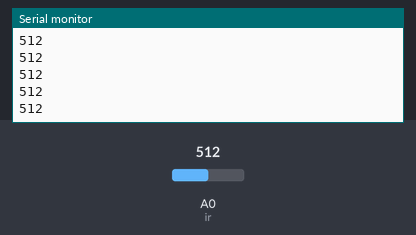
Simulated run of this sketch. Board: Arduino Uno, built with avr-gcc and run on an emulated ATmega328P. Shown: the last lines printed to the serial monitor. The test bench sets the inputs (shaded band); at power-on: A0 (ir) = 512.

Above: at 1.2 s.
1.3 s: A0 (ir) set to 716
At 2.2 s:
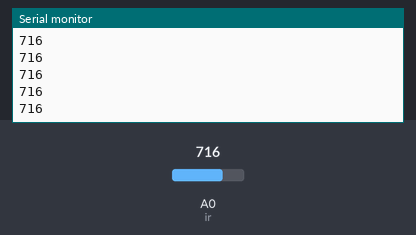
2.8 s: A0 (ir) set to 900
At 3.4 s:
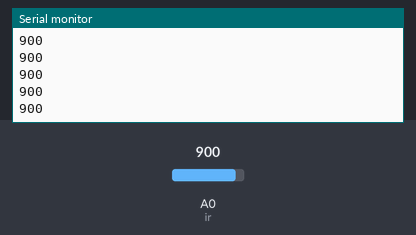
Timing chart, 0 to 5.8 s (numbered marks = the images above; inputs shaded):
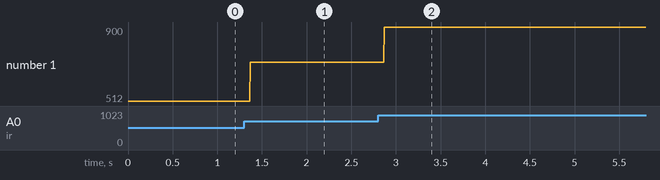

The sketch:

ir.ino
```cpp
int ir = A0;
void setup() {
  // put your setup code here, to run once:
  pinMode(ir, INPUT);
  Serial.begin(9600);
}

void loop() {
  // put your main code here, to run repeatedly:
  int x = analogRead(ir);
  Serial.println(x);
  if(x<50){
    digitalWrite(13, 1);
  }
  else{
    digitalWrite(13, 0);
  }

}
```

Measured:
- after the input at 1.3 s, the serial monitor: prints a new line after 0.07 s (image 1)
- after the input at 2.8 s, the serial monitor: prints a new line after 0.07 s (image 2)
- plotted number 1: 512 → 716 after the input at 1.3 s, 716 → 900 after the input at 2.8 s
